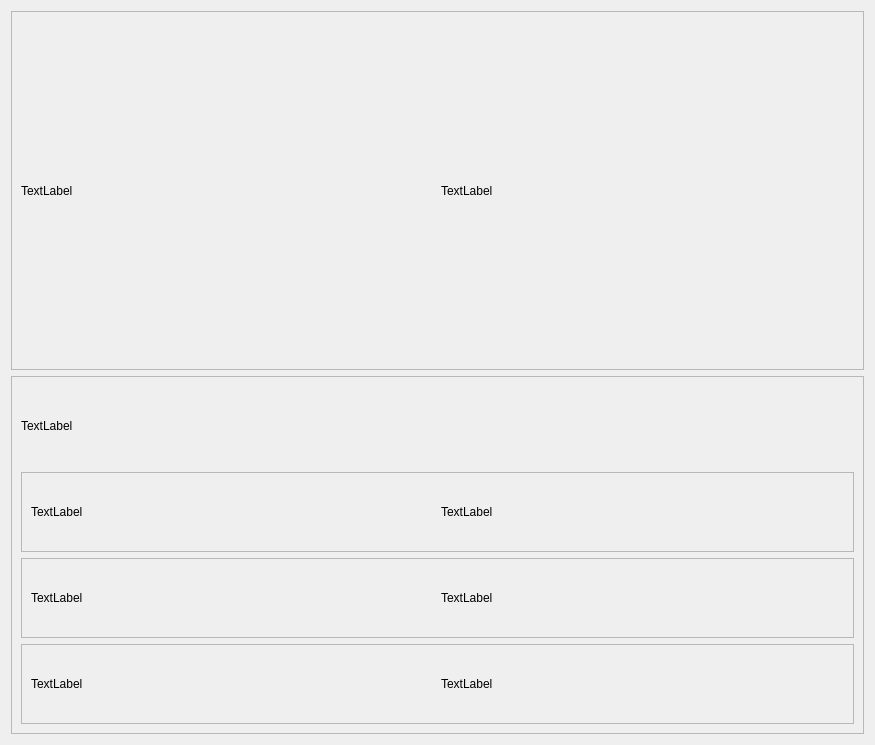
             <widget class="QWidget" name="scrollAreaWidgetContents_5">
              <property name="geometry">
               <rect>
                <x>0</x>
                <y>0</y>
                <width>875</width>
                <height>745</height>
               </rect>
              </property>
              <layout class="QVBoxLayout" name="verticalLayout_7">
               <item>
                <widget class="QFrame" name="frame_4">
                 <property name="frameShape">
                  <enum>QFrame::StyledPanel</enum>
                 </property>
                 <property name="frameShadow">
                  <enum>QFrame::Raised</enum>
                 </property>
                 <layout class="QHBoxLayout" name="horizontalLayout_5">
                  <item>
                   <widget class="QLabel" name="label_5">
                    <property name="text">
                     <string>TextLabel</string>
                    </property>
                   </widget>
                  </item>
                  <item>
                   <widget class="QLabel" name="label_7">
                    <property name="text">
                     <string>TextLabel</string>
                    </property>
                   </widget>
                  </item>
                 </layout>
                </widget>
               </item>
               <item>
                <widget class="QFrame" name="frame_6">
                 <property name="frameShape">
                  <enum>QFrame::StyledPanel</enum>
                 </property>
                 <property name="frameShadow">
                  <enum>QFrame::Raised</enum>
                 </property>
                 <layout class="QVBoxLayout" name="verticalLayout_24">
                  <item>
                   <widget class="QLabel" name="label_8">
                    <property name="text">
                     <string>TextLabel</string>
                    </property>
                   </widget>
                  </item>
                  <item>
                   <widget class="QFrame" name="frame_26">
                    <property name="frameShape">
                     <enum>QFrame::StyledPanel</enum>
                    </property>
                    <property name="frameShadow">
                     <enum>QFrame::Raised</enum>
                    </property>
                    <layout class="QHBoxLayout" name="horizontalLayout_22">
                     <item>
                      <widget class="QLabel" name="label_10">
                       <property name="text">
                        <string>TextLabel</string>
                       </property>
                      </widget>
                     </item>
                     <item>
                      <widget class="QLabel" name="label_22">
                       <property name="text">
                        <string>TextLabel</string>
                       </property>
                      </widget>
                     </item>
                    </layout>
                   </widget>
                  </item>
                  <item>
                   <widget class="QFrame" name="frame_27">
                    <property name="frameShape">
                     <enum>QFrame::StyledPanel</enum>
                    </property>
                    <property name="frameShadow">
                     <enum>QFrame::Raised</enum>
                    </property>
                    <layout class="QHBoxLayout" name="horizontalLayout_23">
                     <item>
                      <widget class="QLabel" name="label_23">
                       <property name="text">
                        <string>TextLabel</string>
                       </property>
                      </widget>
                     </item>
                     <item>
                      <widget class="QLabel" name="label_24">
                       <property name="text">
                        <string>TextLabel</string>
                       </property>
                      </widget>
                     </item>
                    </layout>
                   </widget>
                  </item>
                  <item>
                   <widget class="QFrame" name="frame_28">
                    <property name="frameShape">
                     <enum>QFrame::StyledPanel</enum>
                    </property>
                    <property name="frameShadow">
                     <enum>QFrame::Raised</enum>
                    </property>
                    <layout class="QHBoxLayout" name="horizontalLayout_24">
                     <item>
                      <widget class="QLabel" name="label_25">
                       <property name="text">
                        <string>TextLabel</string>
                       </property>
                      </widget>
                     </item>
                     <item>
                      <widget class="QLabel" name="label_26">
                       <property name="text">
                        <string>TextLabel</string>
                       </property>
                      </widget>
                     </item>
                    </layout>
                   </widget>
                  </item>
                 </layout>
                </widget>
               </item>
              </layout>
             </widget>
